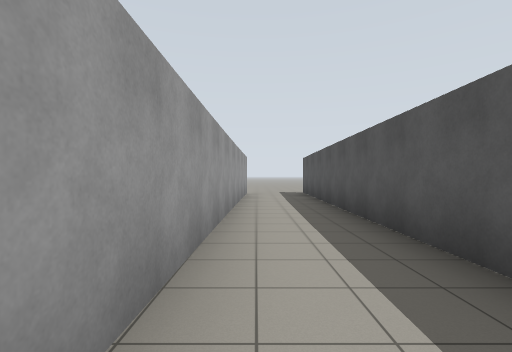
[1] (above)

13 first-person views from a walk through a robot-simulator world made for Gazebo. The camera is 1.2 m above the floor, looks level and sees 85° across. Floor lines are 1 m apart. The floor is counted in squares, 2 m on a side. Each view is taken from the middle of a square. On the plan, view 1 faces up. The plan holds only what a view shows up to about 9 squares ahead; the rest is blank.

[2]
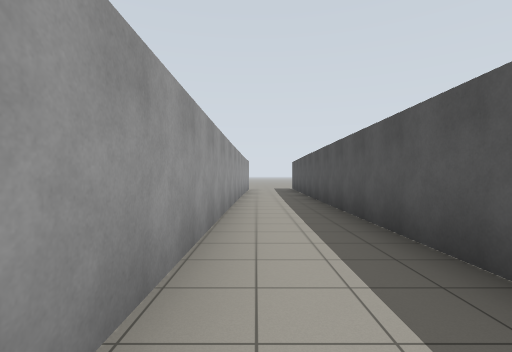

[3]
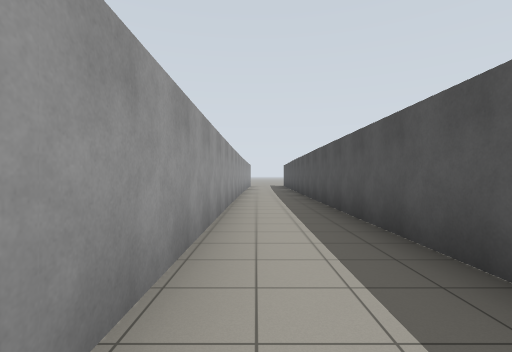

[4]
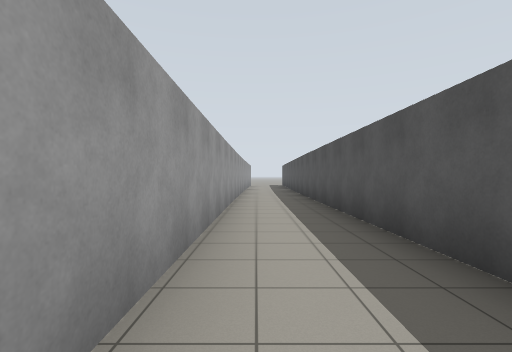

[5]
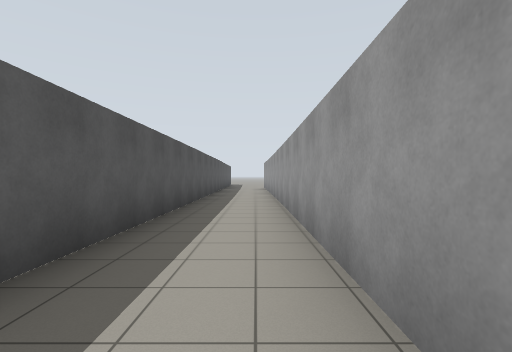

[6]
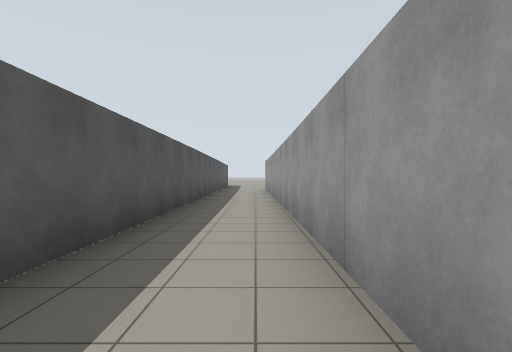

[7]
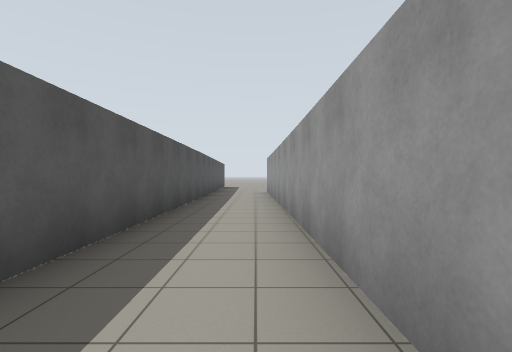

[8]
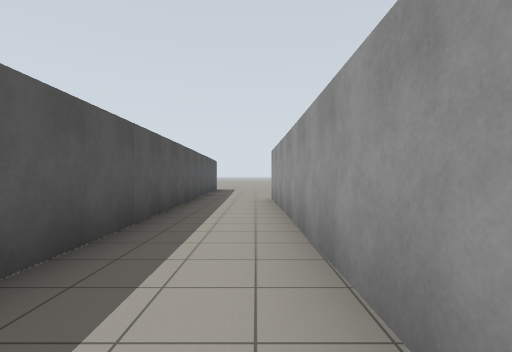

[9]
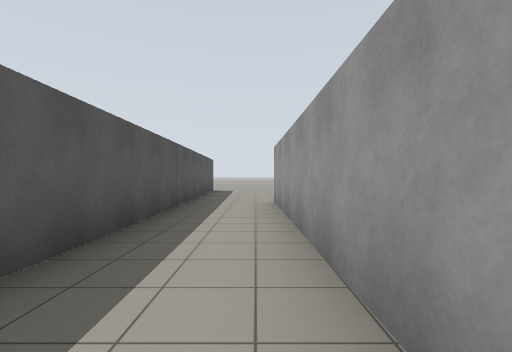

[10]
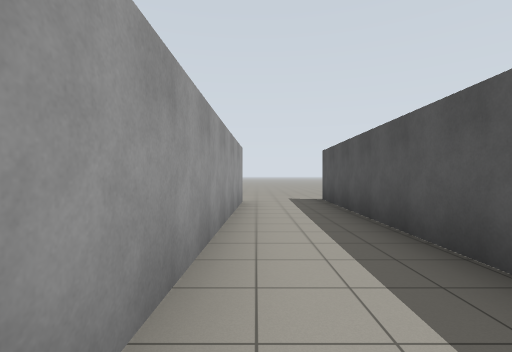

[11]
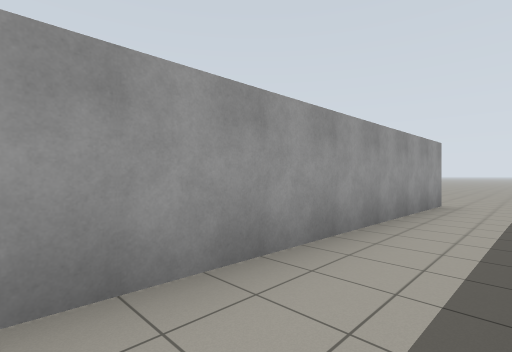

[12]
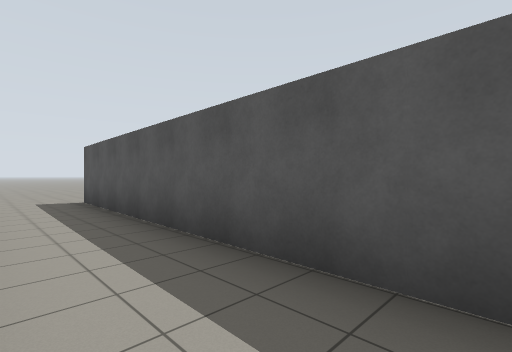

[13]
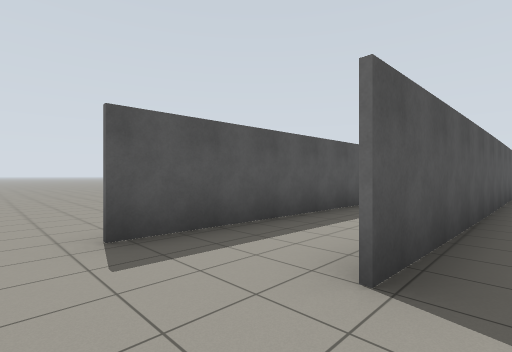

### Floor plan
Points are (right, up) in squares from view 1. A wall is a line through its corners. A room is listed if a view was taken in it or the views show most of it. See-through windows are left out.
Room 1 (views 1, 2, 3, 4, 5, 6, 7, 8, 9, 10, 11, 12)
walls: (1.3, -9.3) (1.7, 10.3); (-0.5, -10.7) (-0.4, -14.6); (-0.4, 9.6) (-0.7, -10.8); (1.5, -14.4) (1.4, -9.2)
ways out: opening at (0, 10.5) to room 2; opening at (0, -14) to room 3; opening at (2, 11)
Room 2 (view 13)
walls: (-0.6, 1.6) (-0.4, 9.6)
ways out: opening at (0, 10.5) to room 1
Room 3 (no view inside)
walls: (-0.4, -14.6) (-0.4, -18.3); (1.6, -18.4) (1.5, -14.4)
ways out: opening at (0, -14) to room 1; opening at (1, -18)

Where each view was taken, in squares from view 1:
view 1: 0 up, 0 right, facing up
view 2: 3 down, 0 right, facing up
view 3: 7 down, 0 right, facing up
view 4: 8 down, 0 right, facing up
view 5: 4 down, 0 right, facing down
view 6: 6 down, 0 right, facing down
view 7: 8 down, 0 right, facing down
view 8: 11 down, 0 right, facing down
view 9: 12 down, 0 right, facing down
view 10: 3 up, 0 right, facing up
view 11: 3 up, 1 right, facing up-left
view 12: 3 up, 0 right, facing up-right
view 13: 11 up, 1 left, facing down-right
